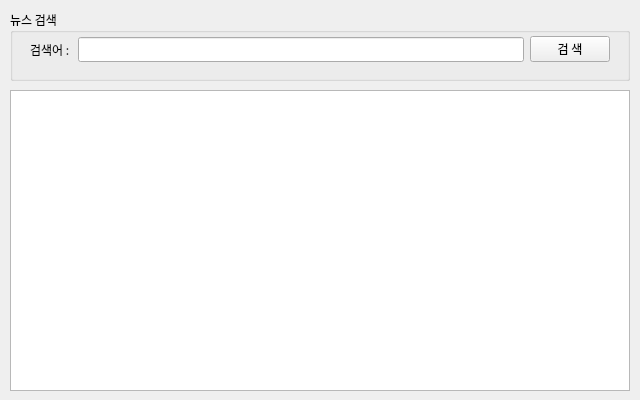
<?xml version="1.0" encoding="UTF-8"?>
<ui version="4.0">
 <class>FrmMain</class>
 <widget class="QWidget" name="FrmMain">
  <property name="geometry">
   <rect>
    <x>0</x>
    <y>0</y>
    <width>640</width>
    <height>400</height>
   </rect>
  </property>
  <property name="sizePolicy">
   <sizepolicy hsizetype="Fixed" vsizetype="Fixed">
    <horstretch>0</horstretch>
    <verstretch>0</verstretch>
   </sizepolicy>
  </property>
  <property name="minimumSize">
   <size>
    <width>640</width>
    <height>400</height>
   </size>
  </property>
  <property name="maximumSize">
   <size>
    <width>640</width>
    <height>400</height>
   </size>
  </property>
  <property name="font">
   <font>
    <family>나눔고딕</family>
   </font>
  </property>
  <property name="windowTitle">
   <string>네이버API 뉴스검색앱</string>
  </property>
  <widget class="QWidget" name="verticalLayoutWidget">
   <property name="geometry">
    <rect>
     <x>10</x>
     <y>10</y>
     <width>620</width>
     <height>71</height>
    </rect>
   </property>
   <layout class="QVBoxLayout" name="searchLayout">
    <item>
     <widget class="QGroupBox" name="groupBox">
      <property name="title">
       <string>뉴스 검색</string>
      </property>
      <widget class="QWidget" name="layoutWidget">
       <property name="geometry">
        <rect>
         <x>20</x>
         <y>24</y>
         <width>580</width>
         <height>31</height>
        </rect>
       </property>
       <layout class="QHBoxLayout" name="horizontalLayout">
        <item>
         <widget class="QLabel" name="label">
          <property name="text">
           <string>검색어 : </string>
          </property>
         </widget>
        </item>
        <item>
         <widget class="QLineEdit" name="txtSearch"/>
        </item>
        <item>
         <widget class="QPushButton" name="btnSearch">
          <property name="text">
           <string>검 색</string>
          </property>
         </widget>
        </item>
       </layout>
      </widget>
     </widget>
    </item>
   </layout>
  </widget>
  <widget class="QWidget" name="verticalLayoutWidget_2">
   <property name="geometry">
    <rect>
     <x>10</x>
     <y>90</y>
     <width>620</width>
     <height>301</height>
    </rect>
   </property>
   <layout class="QVBoxLayout" name="resultLayout">
    <item>
     <widget class="QTableWidget" name="tblResult">
      <property name="font">
       <font>
        <family>나눔고딕</family>
       </font>
      </property>
     </widget>
    </item>
   </layout>
  </widget>
 </widget>
 <resources/>
 <connections/>
</ui>
